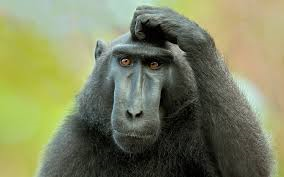
#> input picture dzien_9/numpy_katowice/images/monkey.png, 284 x 177 px; the run also reads 1 picture not shown here
$ jupyter execute numpy_bootcamp_zadania.ipynb   (shell and % lines are left out)
#> lines starting #> are read from the running program, lines starting #| are printed output that depends on the picture
Napisz poniżej funkcję, która wyprintuje Twoje imię i nazwisko:

# Indeksowanie, wycinanie, iterowanie - Indexing, Slicing and Iterating

[cell 1]
import numpy as np

### Stwórz liste sześcianów liczb od 0 do 9

[cell 2]
a = np.arange(10)**3
a

### wybierz z listy zaznaczone elementy

[ 0, 1, **8, 27, 64**, 125, 216, 343, 512, 729]


[cell 3]
x=np.array([ 0, 1, 8, 27, 64, 125, 216, 343, 512, 729])
x[2:5]

[<b>0</b>, 1, <b>8</b>, 27, <b>64</b>, 125, 216, 343, 512, 729]

[cell 4]
x[0:5:2]

### przekształć by otrzymać wynik

[-1000, 1,  -1000, 27, -1000,   125,   216,   343,   512, 729]

[cell 5]
x[0:5:2] = -1000
x

### Odwróć listę

[cell 6]
x[::-1]

### Sprawdź typ

[cell 7]
x.dtype

### W pętli for wyprintuj dla każdego elementu pierwiastek sześcienny z elementy

[cell 8]
x

[cell 9]
[print(el**(1/3)) for el in x]

### Stwórz macierz 10x10 z kwadratami liczb od 1 do 100

[cell 10]
a = np.arange(1,101)**2
a.reshape(10,10)

### Stwórz macierz 5x5 gdzie na krawędziach będą 0 a w środku 1

[cell 11]
a= np.zeros((5,5))
a[1:-1,1:-1]=1
a

### Stwórz tabliczkę mnożenia liczb od 0 do 9 w postaci dwuwymiarowej macierzy

[cell 12]
a=np.arange(10)
b=a.reshape(10,1)
a*b

## Zad 2  Przekształć wczytane obrazki w opisany sposób

[cell 13]
# !pip install opencv-python
import matplotlib.pyplot as plt

[cell 14]
import matplotlib.image as mpimg
im1 = mpimg.imread('images/monkey.png')
#> im1 is the input picture: shape (177, 284, 4) float32; mean R, G, B, A 0.491, 0.511, 0.375, 1

[cell 15]
import cv2
im2 = cv2.imread("images/index.jpeg")

[cell 16]
im1.shape
#> Out = (177, 284, 4)

[cell 17]
im2.shape
#> Out = (177, 284, 3)

[cell 18]
plt.imshow(im1)

[cell 19]
plt.imshow(im2)

### stwórz wycinek -  spróbuj wybrać twarz

[cell 20]
plt.imshow(im2[40:150,100:180])
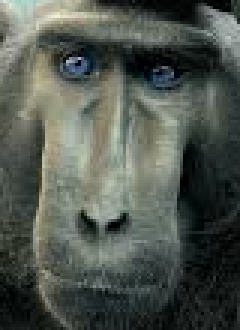
#> shown: shape (110, 80, 3) (shown 3 times larger); mean R, G, B 80.9, 87.4, 79.8

### wybierz jeden kolor

[cell 21]
red = False
green = False
blue = True
alph = True
plt.imshow(im1*np.array([red,green,blue,alph]))
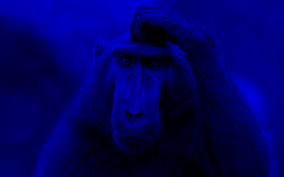
#> shown: shape (177, 284, 4) float32; mean R, G, B, A 0, 0, 0.375, 1

### Obrót o wskazaną liczbę stopni

wykorzystaj ndimage.rotate ze scipy

[cell 22]
from scipy import ndimage
plt.imshow(ndimage.rotate(im1,180))
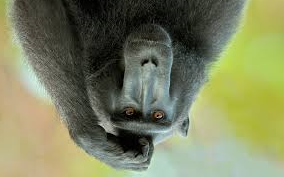
#> shown: shape (177, 284, 4) float32; mean R, G, B, A 0.491, 0.511, 0.375, 1

### Czarno biały filtr

[cell 23]
im1[:,:,1] = im1[:,:,0]
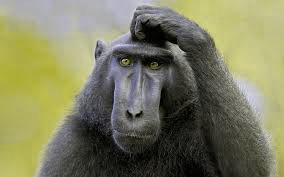
#> im1: shape (177, 284, 4) float32; mean R, G, B, A 0.491, 0.491, 0.375, 1
im1[:,:,2] = im1[:,:,0]
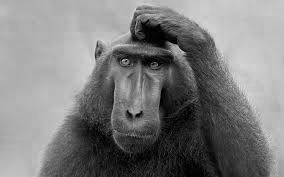
#> im1: shape (177, 284, 4) float32; mean R, G, B, A 0.491, 0.491, 0.491, 1
plt.imshow(im1)

### Rozmazanie

wykorzystaj `ndimage.gaussian_filter`

Wyślij mi to proszę na adres: korzeniewski@gmail.com, w tytule wpisz "Ćwiczenia z NumPy"

[cell 24]
plt.imshow(ndimage.gaussian_filter(im1,0.9))
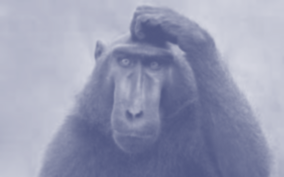
#> shown: shape (177, 284, 4) float32; mean R, G, B, A 0.492, 0.511, 0.632, 0.838; transparent parts drawn white
